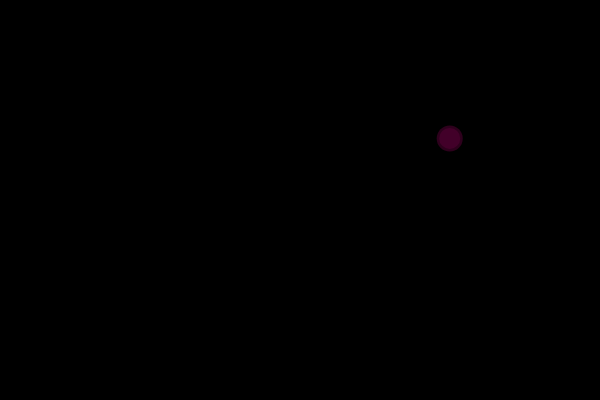
Frame 1 (no input)
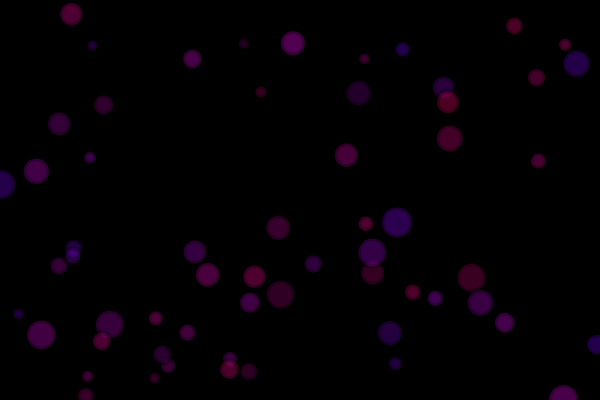
Frame 60 (no input)
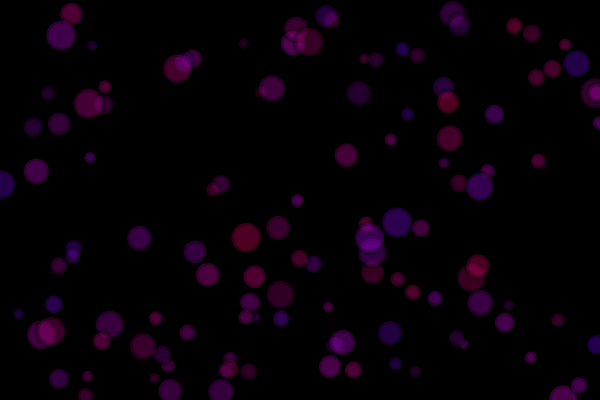
Frame 120 (the mouse pressed at the canvas centre since frame 60)

The p5.js sketch that drew these frames (run headless with seeded random() and noise() and a simulated clock; from frame 60 on, the mouse is pressed at the canvas centre):

// p5.js sketch
// ── sketch.js
let circleWidth;

function setup() {
  createCanvas(600, 400);
  background(0);
}

function draw() {
  stroke(0, 80);
  strokeWeight(5)
  fill(random(100, 255), 0, random(100, 255), 80);  
  circle(random(width), random(height), random(10, 30));
}
